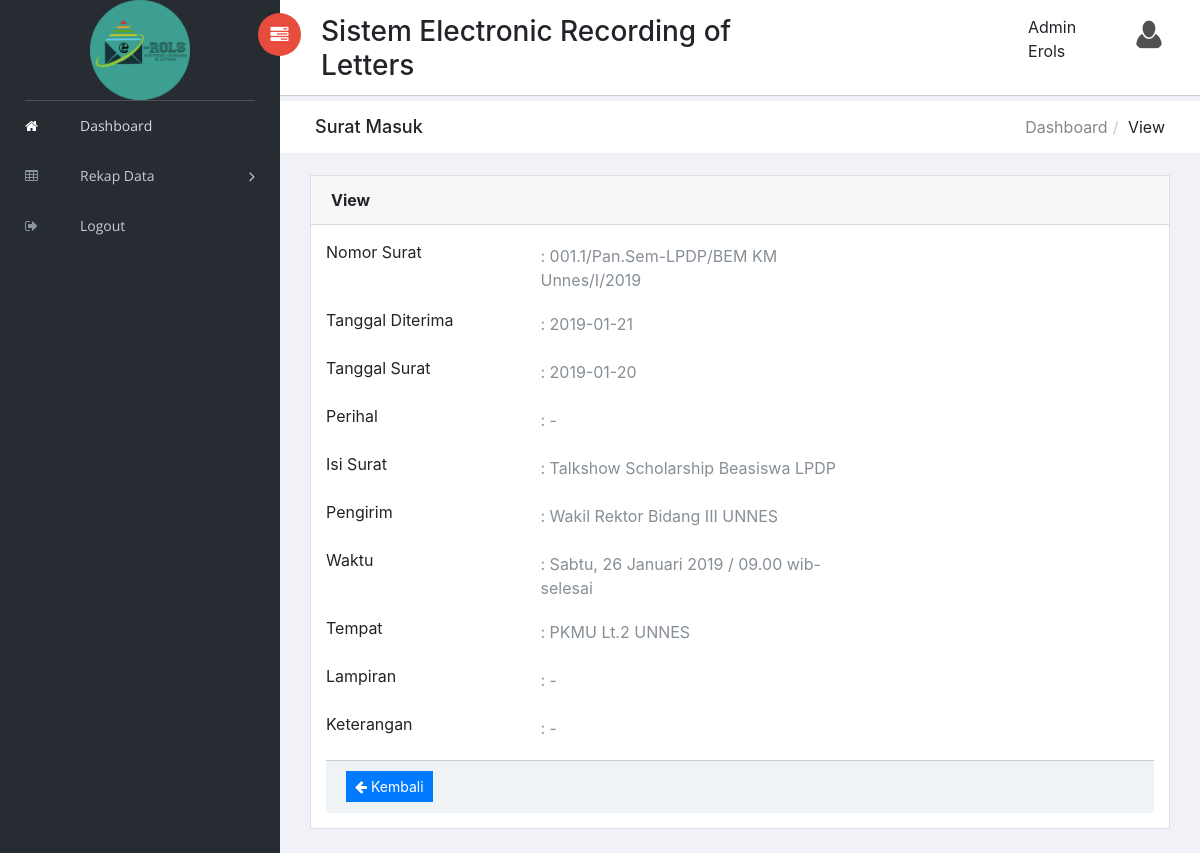
The app's page /user/index.php?page=masuk-view&id=2 (signed in) with its own data.
### tables this page shows
CREATE TABLE IF NOT EXISTS `surat_masuk` (
  `id` int(200) NOT NULL,
  `no_surat` text NOT NULL,
  `t_diterima` date NOT NULL,
  `t_surat` date NOT NULL,
  `perihal` text NOT NULL,
  `isi_surat` text NOT NULL,
  `alamat_pengirim` text NOT NULL,
  `waktu` text NOT NULL,
  `tempat` text NOT NULL,
  `lampiran` text NOT NULL,
  `keterangan` text NOT NULL,
  `user` varchar(250) NOT NULL,
  PRIMARY KEY (`id`)
);

### user/surat_masuk/masuk-view.php (the view)
<div class="breadcrumbs">
            <div class="col-sm-4">
                <div class="page-header float-left">
                    <div class="page-title">
                        <h1>Surat Masuk</h1>
                    </div>
                </div>
            </div>
            <div class="col-sm-8">
                <div class="page-header float-right">
                    <div class="page-title">
                        <ol class="breadcrumb text-right">
                            <li><a href="index.php?page=home">Dashboard</a></li>
                            <li class="active">View</li>
                        </ol>
                    </div>
                </div>
            </div>
        </div>
        <div class="content mt-3">
<?php
include "../koneksi.php";
$id = $_GET['id'];
$sql = "SELECT * FROM surat_masuk WHERE id= '$id'";
$q = mysqli_query($db,$sql);
$row = mysqli_fetch_array($q,MYSQLI_ASSOC);
?>
    <div class="col-lg-12">
    <div class="card">
        <div class="card-header">
            <strong>View</strong>
        </div>
    <div class="card-body card-block">
                          <div class="row form-group">
                            <div class="col col-md-3"><label for="text-input" class=" form-control-label">Nomor Surat</label></div>
                            <div class="col-12 col-md-5"><medium class="form-text text-muted">: <?php echo $row['no_surat']; ?></medium></div>
                          </div>
                          <div class="row form-group">
                            <div class="col col-md-3"><label for="text-input" class=" form-control-label">Tanggal Diterima</label></div>
                            <div class="col-12 col-md-5"><medium class="form-text text-muted">: <?php echo $row['t_diterima']; ?></medium></div>
                          </div>
                          <div class="row form-group">
                            <div class="col col-md-3"><label for="text-input" class=" form-control-label">Tanggal Surat</label></div>
                            <div class="col-12 col-md-5"><medium class="form-text text-muted">: <?php echo $row['t_surat']; ?></medium></div>
                          </div>
                          <div class="row form-group">
                            <div class="col col-md-3"><label for="text-input" class=" form-control-label">Perihal</label></div>
                            <div class="col-12 col-md-5"><medium class="form-text text-muted">: <?php echo $row['perihal']; ?></medium></div>
                          </div>
                          <div class="row form-group">
                            <div class="col col-md-3"><label class=" form-control-label">Isi Surat</label></div>
                            <div class="col-12 col-md-5"><medium class="form-text text-muted">: <?php echo $row['isi_surat']; ?></medium></div>
                          </div>
                          <div class="row form-group">
                            <div class="col col-md-3"><label for="text-input" class=" form-control-label">Pengirim</label></div>
                            <div class="col-12 col-md-5"><medium class="form-text text-muted">: <?php echo $row['alamat_pengirim']; ?></medium></div>
                          </div>
                          <div class="row form-group">
                            <div class="col col-md-3"><label for="text-input" class=" form-control-label">Waktu</label></div>
                            <div class="col-12 col-md-5"><medium class="form-text text-muted">: <?php echo $row['waktu']; ?></medium></div>
                          </div>
                          <div class="row form-group">
                            <div class="col col-md-3"><label for="text-input" class=" form-control-label">Tempat</label></div>
                            <div class="col-12 col-md-5"><medium class="form-text text-muted">: <?php echo $row['tempat']; ?></medium></div>
                          </div>
                          <div class="row form-group">
                            <div class="col col-md-3"><label for="text-input" class=" form-control-label">Lampiran</label></div>
                            <div class="col-12 col-md-5"><medium class="form-text text-muted">: <?php echo $row['lampiran']; ?></medium></div>
                          </div>
                          <div class="row form-group">
                            <div class="col col-md-3"><label for="text-input" class=" form-control-label">Keterangan</label></div>
                            <div class="col-12 col-md-5"><medium class="form-text text-muted">: <?php echo $row['keterangan']; ?></medium></div>
                          </div>
    <form action="index.php?page=masuk-read" method="post" enctype="multipart/form-data" class="form-horizontal">
    <div class="card-footer">
        <button type="submit" class="btn btn-primary btn-sm" href= >
            <i class="fa fa-arrow-left"></i> Kembali
        </button>
    </div>
    </form>

### user/assets/scss/style.css (style rules this page uses)
body { background: #f1f2f7; display: table; font-family: 'Open Sans' sans-serif !important; font-size: 16px; width: 100%; }
div[class*="col-"] { float: left; }
a, button { text-decoration: none; outline: none !important; color: #878787; -webkit-transition: all 0.25s ease; -moz-transition: all 0.25s ease; -ms-transition: all 0.25s ease; -o-transition: all 0.25s ease; transition: all 0.25s ease; }
h1, h2, h3, h4, h5, h6 { margin: 0; }
ul, ol { padding-left: 0; }
.btn, button, input, textarea { box-shadow: none; outline: 0 !important; }
.right-panel .breadcrumbs { background-color: #fff; display: inline-block; margin-top: 0; padding: 0 5px; width: 100%; }
.right-panel .page-header { min-height: 50px; margin: 0px; padding: 0px 15px; background: #ffffff; border-bottom: 0px; }
.right-panel .page-header h1 { font-size: 18px; padding: 15px 0; }
.right-panel .page-header .breadcrumb { margin: 0px; padding: 13.5px 0; background: #fff; text-transform: capitalize; }
.right-panel .page-header .breadcrumb > li + li:before { padding: 0 5px; color: #ccc; content: "/\00a0"; }
.content { float: left; padding: 0 20px; width: 100%; }
.card { margin-bottom: 1.5rem; border-radius: 0; }
.card .card-footer { padding: 0.65rem 1.25rem; background-color: #f0f3f5; border-top: 1px solid #c2cfd6; }
.breadcrumbs { margin-top: 0; }
.btn, .button { display: inline-block; font-weight: 400; text-align: center; white-space: nowrap; vertical-align: middle; transition: all .15s ease-in-out; border-radius: 0; cursor: pointer; }
@media (max-width: 1368px) { .content { padding: 0 15px; } }
@media (max-width: 1368px) { .card-body { padding: 15px; } }

### records on screen
surat_masuk: no_surat "001.1/Pan.Sem-LPDP/BEM KM Unnes/I/2019", t_diterima "2019-01-21", t_surat "2019-01-20", perihal "-", isi_surat "Talkshow Scholarship Beasiswa LPDP", alamat_pengirim "Wakil Rektor Bidang III UNNES", waktu "Sabtu, 26 Januari 2019 / 09.00 wib-selesai", tempat "PKMU Lt.2 UNNES", lampiran "-", keterangan "-"

### other values on screen
$_SESSION['nama'] "Admin Erols"
